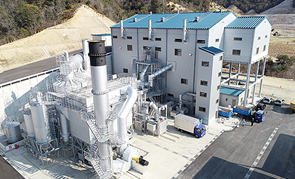
#> input picture informationJson/富山環境整備.png, 295 x 179 px
$ python 2_try_sift_roi_maker.py
#> lines starting #> are read from the running program, lines starting #| are printed output that depends on the picture
import cv2
import os
import numpy as np
import json
from typing import Tuple, Optional, List, Any

# =========================================================================
# 📦 ฟังก์ชันหลักของการตัดแบ่ง (ไม่เปลี่ยน)
# =========================================================================

def split_manual_2_1(img):
    """
    แบ่งภาพออกเป็น 3 ส่วนเท่าๆ กันในแนวตั้ง (ความกว้างเท่ากัน)
    ส่งค่ากลับเป็น list ของ (x, y, w, h)
    """
    h, w = img.shape[:2]

    # คำนวณจุดแบ่ง 2 จุด
    split_x_1 = w // 3       # ประมาณ 33.3%
    split_x_2 = (w * 2) // 3 # ประมาณ 66.7%

    boxes = []

    # กล่อง 1: 0% - 33.3%
    x1 = 0
    w1 = split_x_1
    boxes.append((x1, 0, w1, h))

    # กล่อง 2: 33.3% - 66.7%
    x2 = split_x_1
    w2 = split_x_2 - split_x_1
    boxes.append((x2, 0, w2, h))

    # กล่อง 3: 66.7% - 100% (เก็บส่วนที่เหลือทั้งหมด)
    # ใช้ w - split_x_2 เพื่อเก็บเศษพิกเซลที่เหลือจากการหารไม่ลงตัว
    x3 = split_x_2
    w3 = w - split_x_2
    boxes.append((x3, 0, w3, h))

    return boxes


# =========================================================================
# 🔎 ฟังก์ชัน SIFT Matching (ไม่เปลี่ยน)
# =========================================================================

def find_tab_sift(template_img: np.ndarray, target_img: np.ndarray) -> Tuple[Optional[Tuple[int, int, int, int]], Any]:
    """
    ใช้ SIFT และ Flann-based Matcher เพื่อค้นหาตำแหน่งของ template_img ใน target_img
    """
    sift = cv2.SIFT_create()
    kp_template, des_template = sift.detectAndCompute(template_img, None)
    kp_target, des_target = sift.detectAndCompute(target_img, None)

    if des_template is None or des_target is None or len(des_template) < 2 or len(des_target) < 2:
        return None, None

    des_template = des_template.astype(np.float32)
    des_target = des_target.astype(np.float32)

    FLANN_INDEX_KDTREE = 1
    index_params = dict(algorithm=FLANN_INDEX_KDTREE, trees=5)
    search_params = dict(checks=50)
    flann = cv2.FlannBasedMatcher(index_params, search_params)

    try:
        matches = flann.knnMatch(des_template, des_target, k=2)
    except cv2.error:
        return None, None

    good_matches = []
    for m, n in matches:
        if m.distance < 0.75 * n.distance:
            good_matches.append(m)

    MIN_MATCH_COUNT = 7

    if len(good_matches) > MIN_MATCH_COUNT:
        src_pts = np.float32([kp_template[m.queryIdx].pt for m in good_matches]).reshape(-1, 1, 2)
        dst_pts = np.float32([kp_target[m.trainIdx].pt for m in good_matches]).reshape(-1, 1, 2)

        M, mask = cv2.findHomography(src_pts, dst_pts, cv2.RANSAC, 5.0)

        if M is not None:
            h, w = template_img.shape[:2]
            pts = np.float32([[0, 0], [0, h - 1], [w - 1, h - 1], [w - 1, 0]]).reshape(-1, 1, 2)
            dst = cv2.perspectiveTransform(pts, M)

            x_min = int(np.min(dst[:, 0, 0]))
            y_min = int(np.min(dst[:, 0, 1]))
            x_max = int(np.max(dst[:, 0, 0]))
            y_max = int(np.max(dst[:, 0, 1]))

            tab_box_sift = (x_min, y_min, x_max - x_min, y_max - y_min)

            return tab_box_sift, (kp_template, kp_target, good_matches, mask, M, dst)
        else:
            return None, None
    else:
        return None, None

# =========================================================================
# 🛠️ ฟังก์ชันเสริม (ไม่เปลี่ยน)
# =========================================================================

# [10 lines left out: function check_overlap, not called in this run]

def read_image_unicode_path(path: str) -> Optional[np.ndarray]:
    """
    อ่านไฟล์ภาพจากพาธที่มีอักขระ Unicode (เช่น ภาษาญี่ปุ่น) โดยใช้ Buffer
    """
    img_data = np.fromfile(path, np.uint8)
    if img_data.size == 0:
        return None
    return cv2.imdecode(img_data, cv2.IMREAD_COLOR)

# =========================================================================
# 🔥 ฟังก์ชันใหม่: การวาด ROI แบบโต้ตอบและบันทึก JSON
# =========================================================================

# =========================================================================
# 🔥 ฟังก์ชันใหม่: การวาด ROI แบบโต้ตอบและบันทึก JSON (ปรับปรุงแล้ว)
# =========================================================================

# [115 lines left out: function interactive_roi_marking, not called in this run]


# =========================================================================
# ⚙️ ฟังก์ชันแสดงผลและประมวลผลหลัก (ใช้ FIXED TEMPLATE และตัดภาพ)
# =========================================================================

def show_images_in_folder(folder: str, output_folder: str):
    image_files = [f for f in os.listdir(folder) if f.lower().endswith(('.png', '.jpg', '.jpeg'))]
    image_files.sort()
    if not image_files:
        print("❌ ไม่พบรูปในโฟลเดอร์:", folder)
        return

    # --- 1. โหลด FIXED TEMPLATE ---
    FIXED_TEMPLATE_FILENAME = "富山環境整備.png"
    fixed_template_path = os.path.join(output_folder, FIXED_TEMPLATE_FILENAME)
    template_img = None

    if os.path.exists(fixed_template_path):
        template_img = read_image_unicode_path(fixed_template_path)
#> in read_image_unicode_path, returned value is the input picture: shape (179, 295, 3); mean B, G, R 152.9, 151.5, 147.7
        if template_img is None:
            sift_load_status = f"SIFT Template: ⚠️ Error reading {FIXED_TEMPLATE_FILENAME}."
        else:
            sift_load_status = f"SIFT Template: ✅ {FIXED_TEMPLATE_FILENAME} loaded."
    else:
        sift_load_status = f"SIFT Template: ❌ File {FIXED_TEMPLATE_FILENAME} NOT FOUND."

    idx = 0
    max_display_w, max_display_h = 1600, 900

    while True:
        base_filename = image_files[idx]
        path = os.path.join(folder, base_filename)
        img = read_image_unicode_path(path) # Target Image
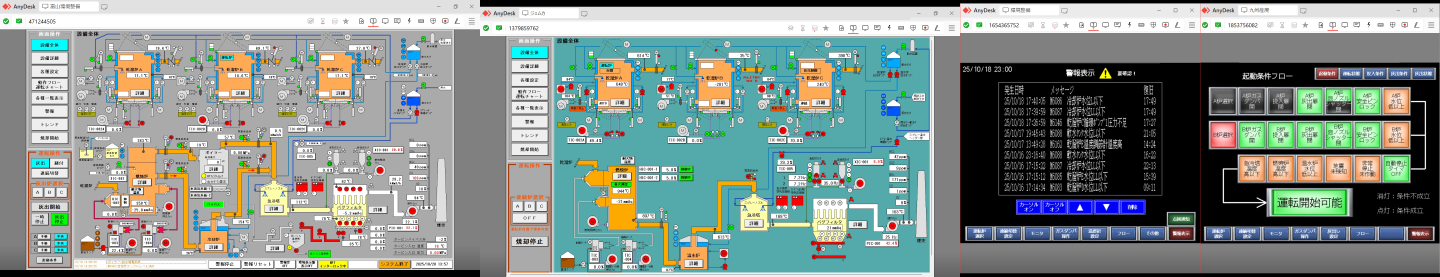
#> input picture uploaded_images/tv1/1/1.png, 5760 x 1107 px (shown at 1/4 size)
#> in read_image_unicode_path, returned value is the input picture: shape (1107, 5760, 3); mean B, G, R 138.7, 143.7, 131.9

        if img is None:
            print(f"⚠️ โหลดรูปไม่สำเร็จ: {path}")
            idx = (idx + 1) % len(image_files)
            continue

        h, w = img.shape[:2] # ได้ขนาดภาพต้นฉบับ
#> h = 1107; w = 5760

        # 2. แบ่งภาพเป็น Panel Boxes
        boxes = split_manual_2_1(img) # [Box 0, Box 1, Box 2]
#> boxes = [(0, 0, 1920, 1107), (1920, 0, 1920, 1107), (3840, 0, 1920, 1107)]
        sift_box = None
        sift_info = "SIFT: Match Not Attempted"
        panel_found_index = -1
        display_img = img.copy()
        display_text = "Original Image"
        json_saved = False

        # 3. SIFT Matching
        if template_img is not None:
            sift_box, _ = find_tab_sift(template_img, img)
#> in find_tab_sift, `kp_template, des_template = sift.detectAndCompute(template_img, None)`: kp_template = 514 keypoints; strongest (x, y, size): (142, 162, 5.2), (217, 40, 2.1), (222, 78, 1.9), (114, 76, 2.5)
#> in find_tab_sift, `kp_target, des_target = sift.detectAndCompute(target_img, None)`: kp_target = 24895 keypoints; strongest (x, y, size): (5573, 848, 2.2), (943, 298, 1.9), (1371, 298, 1.9), (3572, 713, 1.9)
#> in find_tab_sift, `des_template = des_template.astype(np.float32)`:
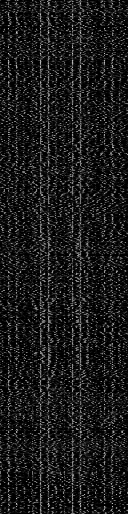
#> des_template: shape (514, 128) float32; min 0, max 206, mean 26.7
#> in find_tab_sift, `matches = flann.knnMatch(des_template, des_target, k=2)`: matches = 514 matches
#> after the loop in find_tab_sift, `for m, n in matches:`: good_matches = 5 matches

        # 4. ตรวจสอบ Panel ที่ SIFT เจอและจัดการการแสดงผล
        if sift_box:
            sift_info = f"SIFT: DETECTED W:{sift_box[2]} H:{sift_box[3]}"
            x_sift_abs, y_sift_abs, w_sift, h_sift = sift_box # พิกัดสัมบูรณ์

            # 4.1 ตรวจสอบ Panel ที่ซ้อนทับ
            for i, p_box in enumerate(boxes):
                if check_overlap(sift_box, p_box):
                    panel_found_index = i
                    x_p, y_p, w_p, h_p = p_box # พิกัด Panel Box

                    # 🔥 4.2 ครอบตัดเฉพาะ Panel ที่พบ
                    cropped_img = img[y_p:y_p+h_p, x_p:x_p+w_p].copy()

                    # 4.3 คำนวณพิกัด SIFT Box สัมพัทธ์ในภาพที่ถูกครอบตัด
                    x_rel = x_sift_abs - x_p
                    y_rel = y_sift_abs - y_p
                    sift_box_rel = (x_rel, y_rel, w_sift, h_sift)

                    # 4.4 เรียกใช้โหมดวาด ROI แบบโต้ตอบ!
                    print(f"\n*** SIFT found tab in Panel {panel_found_index + 1} ***")
                    json_saved = interactive_roi_marking(
                        cropped_img,
                        p_box,
                        sift_box_rel,
                        (w, h),
                        FIXED_TEMPLATE_FILENAME,
                        output_folder
                    )

                    # 4.5 เตรียมภาพแสดงผล (ใช้ภาพเต็มพร้อมกรอบ Panel เพื่อแสดงว่า ROI ถูกกำหนดแล้ว)
                    display_img = img.copy()
                    cv2.rectangle(display_img, (x_p, y_p), (x_p + w_p, y_p + h_p), (0, 0, 255), 4) # Panel (สีแดง)
                    display_text = f"Panel {panel_found_index + 1} Marked. Check JSON."

                    break # เจอ Panel แรกก็พอ

            if panel_found_index == -1:
                cv2.rectangle(display_img, (x_sift_abs, y_sift_abs), (x_sift_abs + w_sift, y_sift_abs + h_sift), (255, 0, 0), 2)
                display_text = "SIFT Found, but outside main panels. No JSON."

        else:
            sift_info = "SIFT: NOT FOUND"
            display_text = "Match Failed."


        # 5. แสดงข้อมูลการตรวจจับ
        cv2.putText(display_img, sift_load_status, (10, 30), cv2.FONT_HERSHEY_SIMPLEX, 0.7, (0, 255, 0), 2)
        cv2.putText(display_img,
                    f"{base_filename} ({idx+1}/{len(image_files)}) | {sift_info}",
                    (10, 60), cv2.FONT_HERSHEY_SIMPLEX, 0.7, (255, 0, 0), 2)
        cv2.putText(display_img,
                    f"Status: {display_text}",
                    (10, 90), cv2.FONT_HERSHEY_SIMPLEX, 0.7, (0, 0, 255), 2)

        # 6. ย่อภาพและแสดงผล
        h_disp, w_disp = display_img.shape[:2]
#> h_disp = 1107; w_disp = 5760
        scale = min(max_display_w / w_disp, max_display_h / h_disp, 1.0)
#> scale = 0.278
        if scale < 1.0:
            display_img = cv2.resize(display_img, None, fx=scale, fy=scale, interpolation=cv2.INTER_AREA)
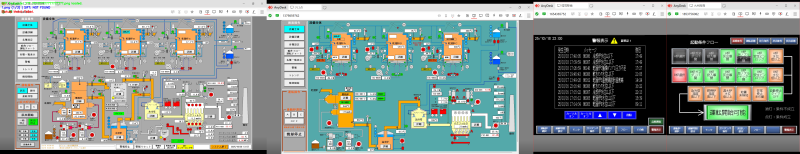
#> display_img: shape (308, 1600, 3) (shown at 1/2 size); mean B, G, R 138.5, 143.5, 131.6

        # ⚠️ เปลี่ยนชื่อหน้าต่างให้ตรงกับการแสดงภาพเต็ม
        cv2.imshow(f"SIFT Result & ROI Status (Full Image)", display_img)

        # ⚠️ ใช้ waitKey(0) เพื่อรอการกดปุ่มเปลี่ยนรูปถัดไป
        key = cv2.waitKey(0) & 0xFF
#> (key q is pressed here)

        if key == ord('d'): idx = (idx + 1) % len(image_files)
        elif key == ord('a'): idx = (idx - 1) % len(image_files)
        elif key == ord('q'): break

    cv2.destroyAllWindows()

# =========================================================================
# 🚀 จุดเริ่มต้นของโปรแกรม
# =========================================================================

if __name__ == "__main__":
    # ⚠️ 1. โฟลเดอร์ที่มีไฟล์รูปภาพต้นฉบับ (Target Images)
    input_folder = r"C:\Project\DisplayPlantWebsite\uploaded_images\tv1\1"

    # ⚠️ 2. โฟลเดอร์ที่มีไฟล์ Template "鈴木工業.png" และจะเซฟ JSON ไว้
    output_folder = r"C:\Project\DisplayPlantWebsite\output_tab_images"

    if not os.path.isdir(input_folder):
        print(f"🚨 Error: โฟลเดอร์ต้นทางไม่พบ: {input_folder}")
    else:
        show_images_in_folder(input_folder, output_folder)
